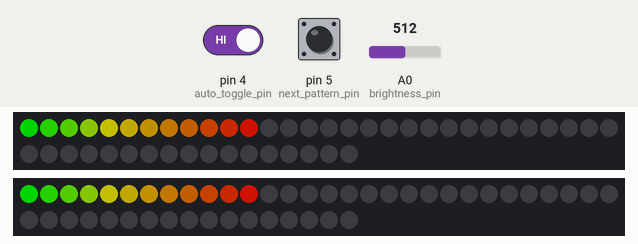
A sketch run on a simulated Arduino Uno, built with avr-gcc and run on an emulated ATmega328P. Shown: 2 × 47 RGB LEDs in strip order, left to right, continuing on the next row. The test bench sets the inputs (shaded band); at power-on: pin 5 (next_pattern_pin) HIGH, A0 (brightness_pin) = 512, pin 4 (auto_toggle_pin) HIGH. Dim RGB values are drawn brighter than linear; random numbers use the default seed unless the sketch sets one.

Above: at 1.25 s.
1.3 s: pin 5 (next_pattern_pin) pulled LOW for 0.15 s
At 1.82 s:
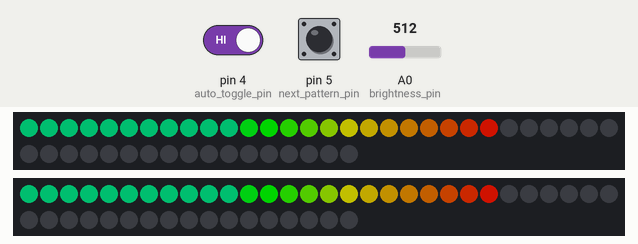
2.0 s: A0 (brightness_pin) set to 136
At 4.26 s:
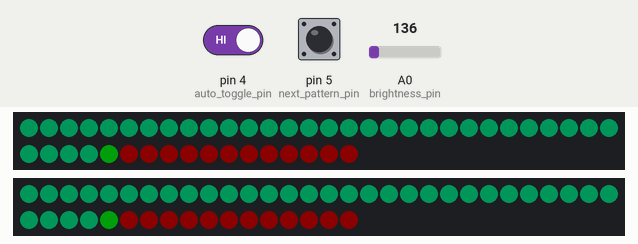
4.4 s: A0 (brightness_pin) set to 115
At 5.1 s:
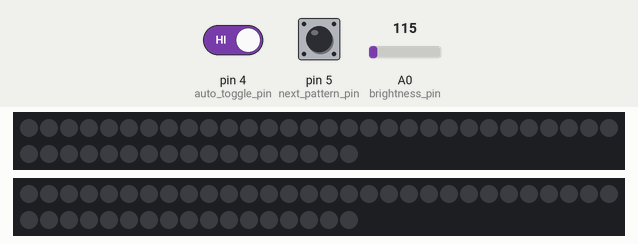
5.9 s: A0 (brightness_pin) set to 306
At 7.6 s:
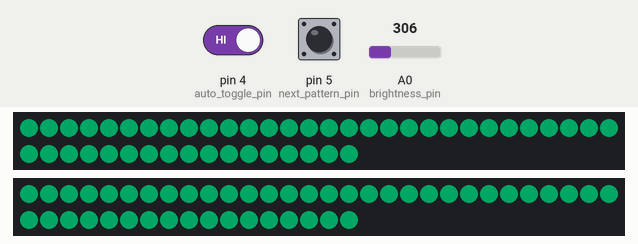
7.9 s: pin 5 (next_pattern_pin) pulled LOW for 1 s
At 8.7 s:
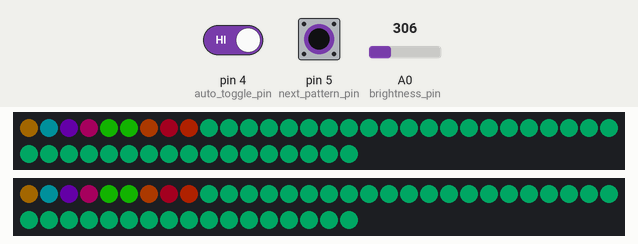
9.5 s: pin 5 (next_pattern_pin) pulled LOW for 0.15 s
At 9.65 s:
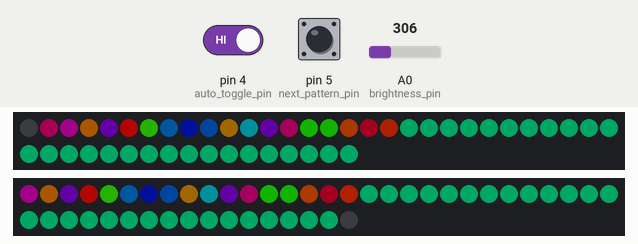

Measured:
- the behaviour switches between 128 and 127 on A0 (brightness_pin) (found by bisection; images 2 and 3)
- after the input at 5.9 s, the LEDs: first change after 0.21 s (image 4 shows a later state)

The sketch:

suspenders.ino
```cpp
#include <FastLED.h>
#include <Bounce2.h>

// How many leds in your strip?
#define NUM_LEDS 47

#define BRIGHTNESS_DEFAULT 100

#define CHIPSET WS2812B
#define COLOR_ORDER GRB

#define DATA_PIN01 11
#define DATA_PIN02 12

#define NUM_PATTERNS 7
typedef void (* GenericFP)();
GenericFP patterns[NUM_PATTERNS] = {&usa, &rainbow,
                                    &larson_scanner_wipe,
                                    &random_complementary,
                                    &chasing_random_colors_alternating,
                                    &random_complementary_bars,
                                    &chasing_random_colors
                                   };
#define NUM_LINES 2

unsigned long frame = 0;
unsigned long pattern_start_ts = 0;
unsigned long pattern_duration = 0;
unsigned long now = millis();
unsigned long elapsed = now - pattern_start_ts;
int current_pattern_index = 0;
int frame_interval = 100;
int last_button_state = HIGH;

CRGB global_random_color = CRGB::Black;

CRGB leds[NUM_LINES][NUM_LEDS];

#define brightness_pin A0
#define auto_toggle_pin 4
#define next_pattern_pin 5

Bounce next_pattern_pin_debouncer = Bounce();

void setup() {
  FastLED.addLeds<CHIPSET, DATA_PIN01, COLOR_ORDER>(leds[0], NUM_LEDS);
  FastLED.addLeds<CHIPSET, DATA_PIN02, COLOR_ORDER>(leds[1], NUM_LEDS);
  FastLED.clear();
  FastLED.setBrightness(BRIGHTNESS_DEFAULT);
  FastLED.show();
  randomSeed(analogRead(A1));
  random16_add_entropy(random());


  pinMode(next_pattern_pin, INPUT_PULLUP);
  pinMode(auto_toggle_pin, INPUT_PULLUP);

  // After setting up the button, setup the Bounce instance :
  next_pattern_pin_debouncer.attach(next_pattern_pin);
  next_pattern_pin_debouncer.interval(20); // interval in ms
}

void loop() {
  now = millis();
  update_pattern(now);
  update_brightness();

  unsigned long newFrame = now / frame_interval;
  if (newFrame != frame) {
    frame = newFrame;
    patterns[current_pattern_index]();
    FastLED.show();
  }
}

void update_brightness(){
  //should return a number between 0 - 1023 on Nano
  int brightness_reading = analogRead(brightness_pin);
  brightness_reading = brightness_reading >> 7; // divide by 128
  brightness_reading = brightness_reading << 5; // multiply by 32
  FastLED.setBrightness(brightness_reading);
}

void update_pattern(unsigned long now){
  next_pattern_pin_debouncer.update();
  int next_pattern_pin_state = next_pattern_pin_debouncer.read();
  int auto_toggle = digitalRead(auto_toggle_pin);

  elapsed = now - pattern_start_ts;

  //check if the pattern time has elapsed - overflow safe!
  if ((auto_toggle == HIGH && elapsed > pattern_duration) || next_pattern_pin_state == LOW && last_button_state != LOW) {
    pattern_start_ts = now;
    pattern_duration = random16(30000,60000);
    current_pattern_index = (current_pattern_index + 1) % NUM_PATTERNS;
    global_random_color = get_random_color();
  }
  last_button_state = next_pattern_pin_state;
}

CRGB get_random_color() {

  CHSV hsv(random(256), 255, 255);
  CRGB rgb;
  hsv2rgb_rainbow( hsv, rgb);
  return rgb;
}

void rainbow() {
  int rainbow_density = 8; //lower==less dense
  shift_all_leds(1);
  for (int z = 0; z < NUM_LINES; z++) {
    fill_rainbow(leds[z], 1, frame * rainbow_density);
  }
}

void usa() {
  CRGB usa_pattern[9] = {
    CRGB::Red, CRGB::Red, CRGB::Red,
    CRGB::White, CRGB::White, CRGB::White,
    CRGB::Blue, CRGB::Blue, CRGB::Blue
  };
  generic_pattern(usa_pattern, 9);
}

void generic_pattern(CRGB * pattern, int pattern_length) {
  shift_all_leds(1);
  int pattern_index = frame % pattern_length;
  for (int i = 0; i < NUM_LINES; i++) {
    leds[i][0] = pattern[pattern_index];
  }
}

void shift_leds(CRGB * leds_to_shift, int length, int shift_amount) {
  CRGB temp[length];
  for (int x = 0; x < length - shift_amount; x++) {
    temp[x + shift_amount] = leds_to_shift[x];
  }
  memcpy(leds_to_shift, temp, sizeof(CRGB) * length);
}

void shift_all_leds(int shift_amount) {
  for (int i = 0; i < NUM_LINES; i++) {
    shift_leds(leds[i], NUM_LEDS, shift_amount);
  }
}

void chasing_random_colors() {
  chasing_random_colors(false);
}

void chasing_random_colors_alternating() {
  chasing_random_colors(true);
}

void chasing_random_colors(bool alternating) {
  CRGB new_color = CRGB::Black;
  if (!leds[0][0] && !leds[0][1]) {
    new_color = get_random_color();
  }

  for (int i = 0; i < NUM_LINES; i++) {
    if (alternating and (i % 2 == 1)) {
      shift_leds(leds[i], NUM_LEDS, -1);
      leds[i][NUM_LEDS - 1] = new_color;
    } else {
      shift_leds(leds[i], NUM_LEDS, 1);
      leds[i][0] = new_color;
    }
  }
}

CRGB get_complementary_color(CRGB color){
  CHSV hsv_color = rgb2hsv_approximate(color);
  hsv_color.hue = hsv_color.hue - 128;
  CRGB rgb_complement;
  hsv2rgb_rainbow( hsv_color, rgb_complement);
  return rgb_complement;
}

void larson_scanner_wipe(){
  frame_interval = 30;
  unsigned int pattern_frame = elapsed / frame_interval;
  // 0 == forwards, 1 = backwards
  int direction = (pattern_frame / NUM_LEDS) % 2;
  for(int i = 0; i < NUM_LINES; i++){
    if(direction == 0){
      shift_leds(leds[i], NUM_LEDS, 1);
      leds[i][0] = global_random_color;
    } else {
      shift_leds(leds[i], NUM_LEDS, -1);
      leds[i][NUM_LEDS - 1] = get_complementary_color(global_random_color);
    }
  }
}

void random_complementary(){
  frame_interval = 100;
  complementary_color_bars(get_random_color(), 5);
}

void random_complementary_bars(){
  complementary_color_bars(global_random_color, 5);
}

void complementary_color_bars(CRGB color, unsigned int length){
  CRGB complementary_color = get_complementary_color(color);
  shift_all_leds(1);

  for(int i = 0; i < NUM_LINES; i++){
    if(frame % (length*2) < length){
      leds[i][0] = color;
    } else {
      leds[i][0] = complementary_color;
    }
  }
}
```
